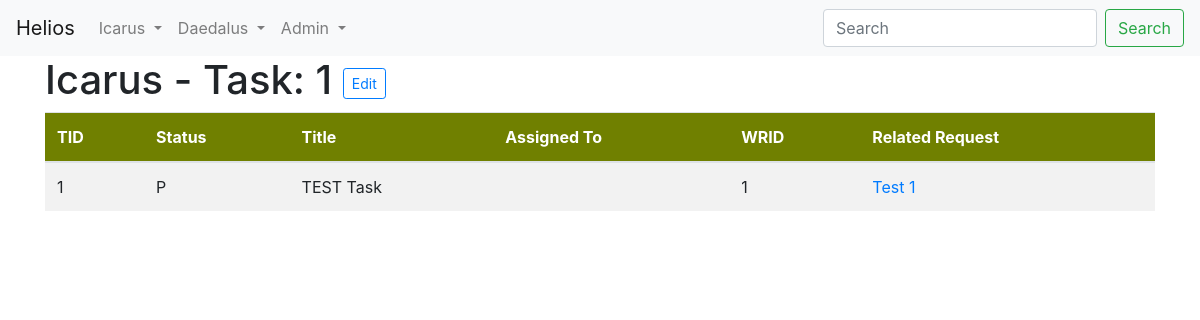
Page /task/1/ on the committed database.
### Icarus/models.py (models this page shows, shortened)
class Tasks(models.Model):
    STATUSES = (
        ("P", "Pre-Planning"),
        ("A", "Assignable"),
        ("I", "In Progress"),
        ("H", "Hold"),
        ("C", "Completed"),
        ("X", "Canceled"),
    )
    fk_work_req = models.ForeignKey('WorkRequests', on_delete=models.CASCADE, blank=True, null=True)
    fk_flow = models.ForeignKey('Flows', on_delete=models.CASCADE, blank=True, null=True)
    fk_task_template = models.ForeignKey('TaskTemplates', on_delete=models.CASCADE, blank=True, null=True)
    status = models.CharField(max_length=1, choices=STATUSES, default="P")
    name = models.CharField(max_length=36, blank=False)
    role = models.ForeignKey('Roles',on_delete=models.CASCADE, blank=True, null=True)
    assigned_to = models.CharField(max_length=50)
    created_date = models.DateTimeField(auto_now_add=True)
    created_by = models.CharField(max_length=50, blank=False)
    modified_by = models.CharField(max_length=50, blank=True)
    modified_date = models.DateTimeField(auto_now=True)

class WorkRequests(models.Model):
    REQ_STATES = (
        ("DR", "Draft"),
        ("BA", "Backlog"),
        ("RE", "Requested"),
        ("AP", "Approved"),
        ("DE", "Denied"),
        ("IP", "In Progress"),
        ("CX", "Closed - Canceled"),
        ("CC", "Closed - Complete"),
    )
    summary = models.CharField(max_length=255, blank=False)
    description = models.TextField()
    create_by = models.CharField(max_length=50, blank=False)
    create_date = models.DateTimeField(auto_now_add=True)
    modified_by = models.CharField(max_length=50, blank=True)
    modified_date = models.DateTimeField(auto_now=True)
    status = models.CharField(max_length=2, choices=REQ_STATES, default="DR")
    fk_flow = models.ForeignKey('Flows', on_delete=models.CASCADE,blank=True, null=True)

### Icarus/views.py (the view)
# urls.py: url(r'^task/(?P<pk>\d+)/$', views.Task_detail, name='Task_detail'),
def Task_detail(request, pk):
    task = models.Tasks.objects.get(pk=pk)
    return render(request, 'Icarus/Task/Task_detail.html', {'task':task})

### Icarus/templates/Icarus/Task/Task_detail.html
{% extends 'Icarus/base.html' %}
{% block content %}
        <h1>Icarus - Task: {{ task.pk }}
        <a href="{% url 'Task_edit' pk=task.pk %}">
          <button type="button" class="btn btn-outline-primary btn-sm">Edit</button>
        </a></h1>
        <table class="table table-striped Tasks">
          <thead class="black">
            <tr>
              <th>TID</th>
              <th>Status</th>
              <th>Title</th>
              <th>Assigned To</th>
              <th>WRID</th>
              <th>Related Request</th>
          </thead>
          <tbody>
            <tr>
              <td>{{ task.pk }}</td>
              <td>{{ task.status }}</td>
              <td>{{ task.name }}</td>
              <td>{{ task.assigned_to }}</td>
              <td>{{ task.fk_work_req.pk }}</td>
              <td><a href="{% url 'WR_detail' pk=task.fk_work_req.pk %}">{{ task.fk_work_req.summary }}</a></td>
            </tr>
          </tbody>
        </table>
{% endblock %}

### Icarus/static/css/Icarus.css (style rules this page uses)
.Tasks th { padding-top: 12px; padding-bottom: 12px; text-align: left; background-color: #708000; color: white; }

### rows in the picture
Tasks: pk "1", status "P", name "TEST Task", fk_work_req.pk "1", fk_work_req.summary "Test 1"
